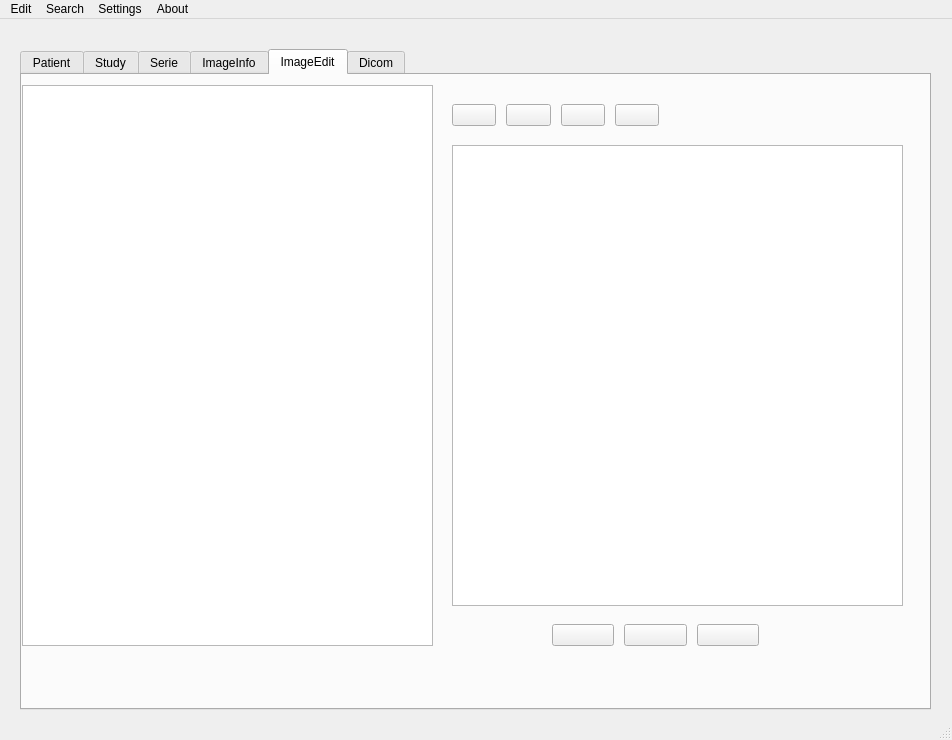
<?xml version="1.0" encoding="UTF-8"?>
<ui version="4.0">
 <class>AppWindow</class>
 <widget class="QMainWindow" name="AppWindow">
  <property name="geometry">
   <rect>
    <x>0</x>
    <y>0</y>
    <width>952</width>
    <height>740</height>
   </rect>
  </property>
  <property name="windowTitle">
   <string>MainWindow</string>
  </property>
  <property name="styleSheet">
   <string notr="true">#AppWindow {
    background-image: url(:/image/medical-background-with-loop_4p1uvboye__F0008.png);
}</string>
  </property>
  <widget class="QWidget" name="centralwidget">
   <widget class="QTabWidget" name="tabWidget">
    <property name="geometry">
     <rect>
      <x>20</x>
      <y>30</y>
      <width>911</width>
      <height>661</height>
     </rect>
    </property>
    <property name="currentIndex">
     <number>4</number>
    </property>
    <widget class="QWidget" name="Patient">
     <attribute name="title">
      <string>Patient</string>
     </attribute>
     <widget class="QTableView" name="patientTable">
      <property name="geometry">
       <rect>
        <x>0</x>
        <y>0</y>
        <width>911</width>
        <height>631</height>
       </rect>
      </property>
     </widget>
    </widget>
    <widget class="QWidget" name="Study">
     <attribute name="title">
      <string>Study</string>
     </attribute>
     <widget class="QTableView" name="studyTable">
      <property name="geometry">
       <rect>
        <x>0</x>
        <y>0</y>
        <width>911</width>
        <height>641</height>
       </rect>
      </property>
     </widget>
    </widget>
    <widget class="QWidget" name="Serie">
     <attribute name="title">
      <string>Serie</string>
     </attribute>
     <widget class="QTableView" name="serieTable">
      <property name="geometry">
       <rect>
        <x>0</x>
        <y>0</y>
        <width>911</width>
        <height>641</height>
       </rect>
      </property>
     </widget>
    </widget>
    <widget class="QWidget" name="ImageInfo">
     <attribute name="title">
      <string>ImageInfo</string>
     </attribute>
     <widget class="QTableView" name="imageTable">
      <property name="geometry">
       <rect>
        <x>0</x>
        <y>0</y>
        <width>911</width>
        <height>631</height>
       </rect>
      </property>
     </widget>
    </widget>
    <widget class="QWidget" name="ImageEdit">
     <attribute name="title">
      <string>ImageEdit</string>
     </attribute>
     <widget class="QTableView" name="imageTable2">
      <property name="geometry">
       <rect>
        <x>0</x>
        <y>10</y>
        <width>411</width>
        <height>561</height>
       </rect>
      </property>
     </widget>
     <widget class="QGraphicsView" name="graphicsView">
      <property name="geometry">
       <rect>
        <x>430</x>
        <y>70</y>
        <width>451</width>
        <height>461</height>
       </rect>
      </property>
     </widget>
     <widget class="QWidget" name="gridLayoutWidget">
      <property name="geometry">
       <rect>
        <x>430</x>
        <y>20</y>
        <width>207</width>
        <height>41</height>
       </rect>
      </property>
      <layout class="QGridLayout" name="gridLayout" columnstretch="0,0,0,0">
       <property name="spacing">
        <number>10</number>
       </property>
       <item row="0" column="0">
        <widget class="QPushButton" name="point_button">
         <property name="text">
          <string/>
         </property>
         <property name="icon">
          <iconset resource="resources.qrc">
           <normaloff>:/image/icons8-pencil-drawing.png</normaloff>:/image/icons8-pencil-drawing.png</iconset>
         </property>
        </widget>
       </item>
       <item row="0" column="3">
        <widget class="QPushButton" name="polygon_button">
         <property name="text">
          <string/>
         </property>
         <property name="icon">
          <iconset resource="resources.qrc">
           <normaloff>:/image/icons8-polygon.png</normaloff>:/image/icons8-polygon.png</iconset>
         </property>
        </widget>
       </item>
       <item row="0" column="2">
        <widget class="QPushButton" name="polyline_button">
         <property name="text">
          <string/>
         </property>
         <property name="icon">
          <iconset resource="resources.qrc">
           <normaloff>:/image/icons8-polyline.png</normaloff>:/image/icons8-polyline.png</iconset>
         </property>
        </widget>
       </item>
       <item row="0" column="1">
        <widget class="QPushButton" name="line_button">
         <property name="sizePolicy">
          <sizepolicy hsizetype="Minimum" vsizetype="Fixed">
           <horstretch>0</horstretch>
           <verstretch>0</verstretch>
          </sizepolicy>
         </property>
         <property name="minimumSize">
          <size>
           <width>0</width>
           <height>0</height>
          </size>
         </property>
         <property name="text">
          <string/>
         </property>
         <property name="icon">
          <iconset resource="resources.qrc">
           <normaloff>:/image/icons8-line.png</normaloff>:/image/icons8-line.png</iconset>
         </property>
        </widget>
       </item>
      </layout>
     </widget>
     <widget class="QWidget" name="gridLayoutWidget_3">
      <property name="geometry">
       <rect>
        <x>530</x>
        <y>540</y>
        <width>207</width>
        <height>41</height>
       </rect>
      </property>
      <layout class="QGridLayout" name="gridLayout_3" columnstretch="0,0,0">
       <property name="spacing">
        <number>10</number>
       </property>
       <item row="0" column="0">
        <widget class="QPushButton" name="undo_button">
         <property name="text">
          <string/>
         </property>
         <property name="icon">
          <iconset resource="resources.qrc">
           <normaloff>:/image/icons8-undo.png</normaloff>:/image/icons8-undo.png</iconset>
         </property>
        </widget>
       </item>
       <item row="0" column="1">
        <widget class="QPushButton" name="save_button">
         <property name="text">
          <string/>
         </property>
         <property name="icon">
          <iconset resource="resources.qrc">
           <normaloff>:/image/icons8-add-image.png</normaloff>:/image/icons8-add-image.png</iconset>
         </property>
        </widget>
       </item>
       <item row="0" column="2">
        <widget class="QPushButton" name="redo_button">
         <property name="text">
          <string/>
         </property>
         <property name="icon">
          <iconset resource="resources.qrc">
           <normaloff>:/image/icons8-redo.png</normaloff>:/image/icons8-redo.png</iconset>
         </property>
        </widget>
       </item>
      </layout>
     </widget>
    </widget>
    <widget class="QWidget" name="Dicom">
     <attribute name="title">
      <string>Dicom</string>
     </attribute>
     <widget class="QTableView" name="dicomTable">
      <property name="geometry">
       <rect>
        <x>0</x>
        <y>0</y>
        <width>911</width>
        <height>641</height>
       </rect>
      </property>
     </widget>
    </widget>
   </widget>
  </widget>
  <widget class="QMenuBar" name="menubar">
   <property name="geometry">
    <rect>
     <x>0</x>
     <y>0</y>
     <width>952</width>
     <height>26</height>
    </rect>
   </property>
   <widget class="QMenu" name="menuFile">
    <property name="title">
     <string>Edit</string>
    </property>
    <addaction name="actionAdd_dicom"/>
    <addaction name="actionAdd_dicom_dir_DICOMDIR"/>
    <addaction name="separator"/>
    <addaction name="actionCopy_dicom"/>
    <addaction name="separator"/>
    <addaction name="actionDelete_dicom_file"/>
   </widget>
   <widget class="QMenu" name="menuSearch">
    <property name="title">
     <string>Search</string>
    </property>
    <addaction name="actionQuery"/>
    <addaction name="actionAdvanced_query_For_Advanced_User"/>
   </widget>
   <widget class="QMenu" name="menuSettings">
    <property name="title">
     <string>Settings</string>
    </property>
    <addaction name="actionStorage"/>
    <addaction name="actionDicom_Image_Storage"/>
   </widget>
   <widget class="QMenu" name="menuAbout">
    <property name="title">
     <string>About</string>
    </property>
   </widget>
   <addaction name="menuFile"/>
   <addaction name="menuSearch"/>
   <addaction name="menuSettings"/>
   <addaction name="menuAbout"/>
  </widget>
  <widget class="QStatusBar" name="statusbar"/>
  <action name="actionAdd_dicom">
   <property name="text">
    <string>Add dicom file (dcm)</string>
   </property>
  </action>
  <action name="actionAdd_dicom_dir_DICOMDIR">
   <property name="text">
    <string>Add dicom dir (DICOMDIR)</string>
   </property>
  </action>
  <action name="actionCopy_dicom">
   <property name="text">
    <string>Copy dicom</string>
   </property>
  </action>
  <action name="actionDelete_dicom_file">
   <property name="text">
    <string>Delete dicom</string>
   </property>
  </action>
  <action name="actionQuery">
   <property name="text">
    <string>Basic search</string>
   </property>
  </action>
  <action name="actionAdvanced_query_For_Advanced_User">
   <property name="text">
    <string>Advanced query (For Advanced User)</string>
   </property>
  </action>
  <action name="actionStorage">
   <property name="text">
    <string>URL Storage</string>
   </property>
  </action>
  <action name="actionDicom_Image_Storage">
   <property name="text">
    <string>Dicom/Image Storage</string>
   </property>
  </action>
 </widget>
 <resources>
  <include location="resources.qrc"/>
 </resources>
 <connections/>
</ui>
